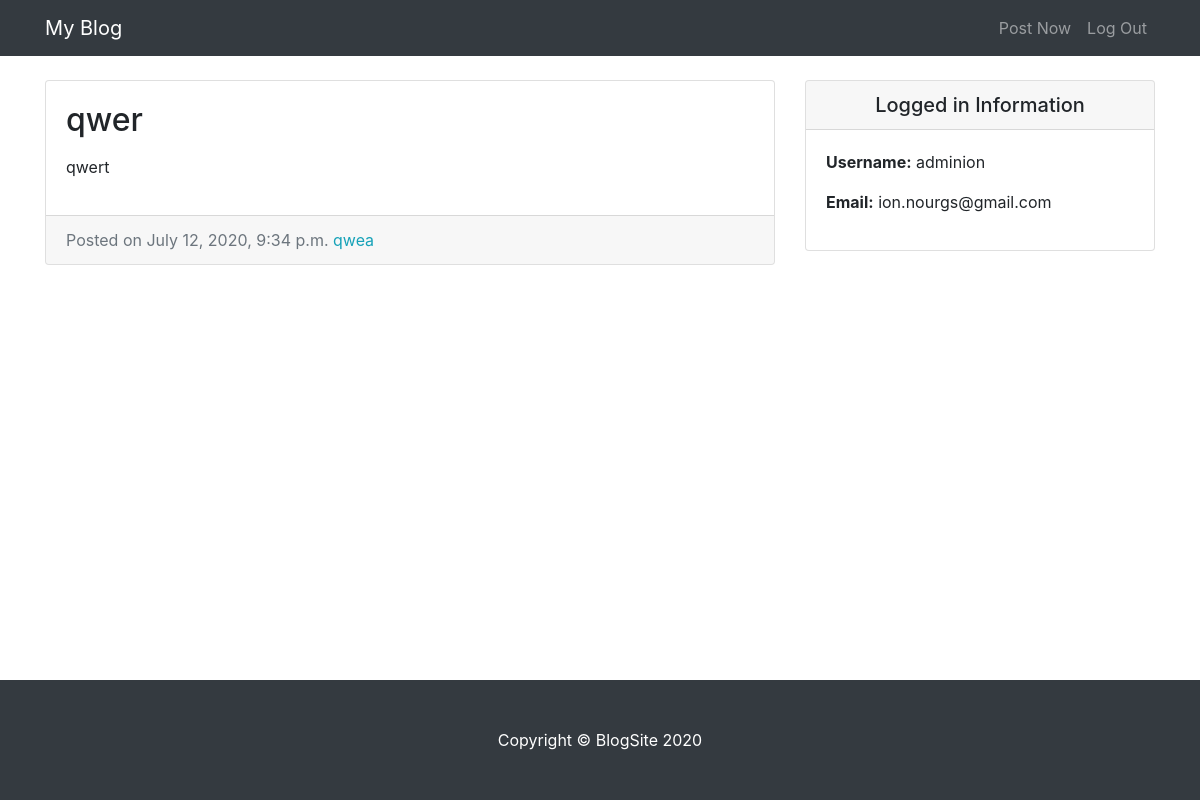
Page /article/9/ (signed in) on the committed database.
### entries/models.py (models this page shows, shortened)
class Entry(models.Model):
  entry_titles = models.CharField(max_length=50)
  entry_text = models.TextField()
  entry_date = models.DateTimeField(auto_now_add=True)
  entry_author = models.ForeignKey(User, on_delete=models.CASCADE)
  class Meta:
    verbose_name_plural = "entries"

### entries/views.py (the view)
# urls.py: path('article/<int:pk>/', EntryView.as_view(), name='blog-article'),
class EntryView(LoginRequiredMixin, DetailView):
  model = Entry
  template_name = 'entries/blog_article.html'

### entries/templates/entries/blog_article.html
{% extends "entries/base.html" %}
{% block content %}
<div class="col-md-8">
  <div class="card mb-4 mt-4">
    <div class="card-body">
      <h2 class="card-title">{{object.entry_titles}}</h2>
      <p class="card-text">{{ object.entry_text|linebreaks }}</p>
    </div>
    <div class="card-footer text-muted">
      Posted on {{ object.entry_date}}
      <span class= "text-info mr-2">{{ object.entry_author }}</span>
    </div>
  </div>
</div>
{% endblock %}

### entries/templates/entries/base.html (shortened to what this page needs)
{% load static%}
<!DOCTYPE html>
<html lang="en">
<head>
  <link href="{% static 'entries/vendor/bootstrap/css/bootstrap.min.css' %}" rel="stylesheet">
  <link href="{% static 'entries/css/blog-home.css' %}" rel="stylesheet">
</head>
<body>
  <nav class="navbar navbar-expand-lg navbar-dark bg-dark fixed-top">
    <div class="container">
      <a class="navbar-brand" href="{% url 'blog-home' %}">My Blog</a>
      <div class="collapse navbar-collapse" id="navbarResponsive">
        <ul class="navbar-nav ml-auto">
          <li class="nav-item">
            <a class="nav-link" href="{% url 'create-article' %}">Post Now</a>
          </li>
          <li class="nav-item">
            <a class="nav-link" href="{% url 'logout' %}">Log Out</a>
          </li>
        </ul>
      </div>
    </div>
  </nav>
  <div class="container">
    <div class="row">
     {% block content %} {% endblock %}
    <div class="col-md-4">
      <div class="card my-4">
          <h5 class="card-header text-center">Logged in Information</h5>
          <div class="card-body">
            <ul class="list-unstyled mb-0">
                <li>
                    <p> <strong>Username:</strong> {{user.username}} </p>
                </li>
                <li>
                    <p> <strong>Email:</strong> {{user.email}}</p>
                </li>
            </ul>
          </div>
        </div>
      </div>
    </div>
  </div>
  <div><br><br><br><br><br></div>
  <footer class="py-5 bg-dark " style="position: fixed;
  bottom: 0;
  left: 0;
  right: 0;">
    <div class="container">
      <p class="m-0 text-center text-white">Copyright &copy; BlogSite 2020</p>
    </div>
  </footer>
</body>
</html>

### entries/static/entries/css/blog-home.css (style rules this page uses)
body { padding-top: 56px; }

### rows in the picture
Entry: entry_titles "qwer", entry_text "qwert", entry_date "July 12, 2020, 9:34 p.m.", entry_author "qwea"

### other values in the picture
{{ user.username }} "adminion"
{{ user.email }} "ion.nourgs@gmail.com"
